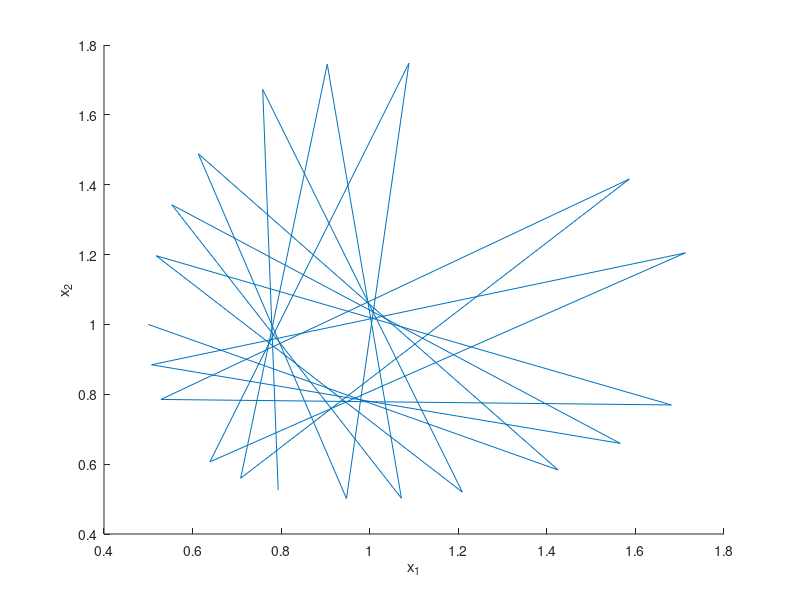

Reproduce this figure in MATLAB.
function sheet01
  % t is a vector with 100 linearly spaced entries between 0 and 300 
  t = linspace (0 ,300 ,20);
  figure
  % hold on -> plotting commands wont be executed immediately
  hold on
  for i = 1:1
    % lsode: function to solve a system of ODEs. 
    % "lotka" is the name of system of functions on the RHS of dx/dt = f(x,t) 
    % Signature: lsode("NAME", x_0, t, t_crit), where x_0 is the initival value for the IVP
    % t is a vector that contains the time values, at which a solution is calculated
    x = lsode ("lotka" , [ 0.5 * i , 1 ] , t ) ;
    % for every time-step there is a row and in each row there are two entries: one for each equation containing the 
    % numerical solution of our system of ODEs at the given time-step
    % plot first and second column of x 
    plot (x (: ,1) , x ( : , 2 ) ) ;
  end
  x
  xlabel ( " x_1 " ) ;
  ylabel ( " x_2 " ) ;
endfunction

function xdot = lotka ( x , t )
  % Parameters for System of ODEs
  a = 1;
  b = 1;
  c = 1;
  d = 1;
  xdot = zeros(2,1) ;
  % Lotka-Volterra System of ODEs 
  xdot ( 1 ) = a*x(1) -b*x (1) * x (2) ;
  xdot ( 2 ) = c *x (1) * x(2) -d*x (2) ;
end